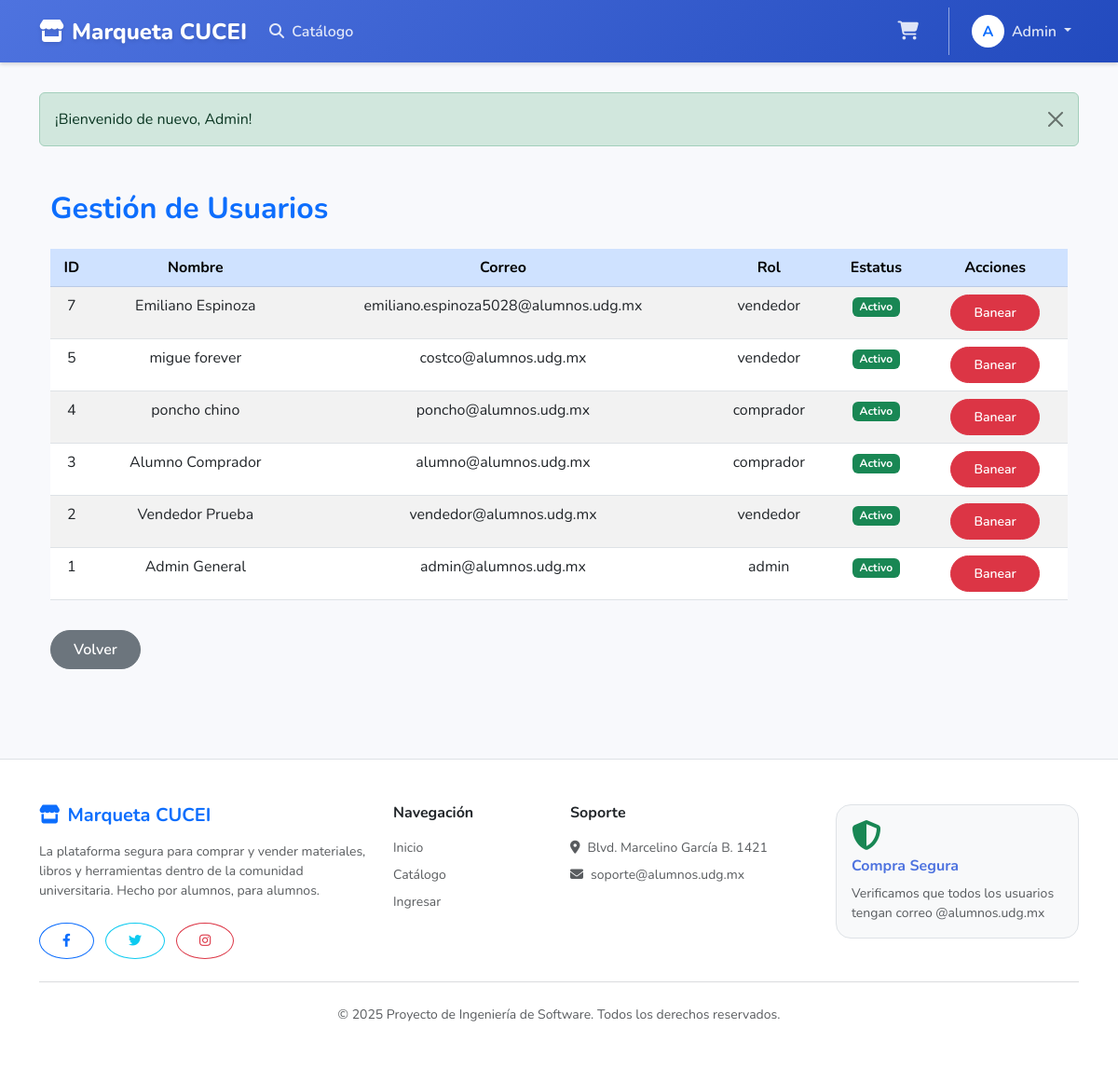
/admin/usuarios.php (signed in), run on the app's committed database.
### tables this page shows
CREATE TABLE `clientes` (
  `id` int(11) NOT NULL,
  `nombre` varchar(100) NOT NULL,
  `apellidos` varchar(100) NOT NULL,
  `correo` varchar(100) NOT NULL,
  `password` varchar(255) NOT NULL,
  `rol` varchar(20) NOT NULL DEFAULT 'comprador',
  `eliminado` tinyint(4) DEFAULT 0
);

### admin/usuarios.php (the view, shortened to what this page needs)
<?php
require_once __DIR__ . '/../includes/header.php';
$stmt = $pdo->query("
    SELECT id, nombre, apellidos, correo, rol, eliminado
    FROM clientes
    ORDER BY id DESC
");
$usuarios = $stmt->fetchAll(PDO::FETCH_ASSOC);
?>
<div class="container my-5">
    <h2 class="fw-bold text-primary mb-4">Gestión de Usuarios</h2>
    <table class="table table-striped text-center">
        <thead class="table-primary">
            <tr>
                <th>ID</th>
                <th>Nombre</th>
                <th>Correo</th>
                <th>Rol</th>
                <th>Estatus</th>
                <th>Acciones</th>
            </tr>
        </thead>
        <tbody>
        <?php foreach ($usuarios as $u): ?>
            <tr>
                <td><?= $u['id']; ?></td>
                <td><?= e($u['nombre'] . ' ' . $u['apellidos']); ?></td>
                <td><?= e($u['correo']); ?></td>
                <td><?= e($u['rol']); ?></td>
                <td>
                    <?php if ($u['eliminado'] == 1): ?>
                        <span class="badge bg-danger">Baneado</span>
                    <?php else: ?>
                        <span class="badge bg-success">Activo</span>
                    <?php endif; ?>
                </td>
                <td>
                    <?php if ($u['eliminado'] == 0): ?>
                        <a href="banear.php?id=<?= $u['id']; ?>" class="btn btn-sm btn-danger">Banear</a>
                    <?php else: ?>
                        <a href="desbanear.php?id=<?= $u['id']; ?>" class="btn btn-sm btn-success">Desbanear</a>
                    <?php endif; ?>
                </td>
            </tr>
        <?php endforeach; ?>
        </tbody>
    </table>
    <a href="dashboard.php" class="btn btn-secondary mt-3">Volver</a>
</div>
<?php require_once __DIR__ . '/../includes/footer.php'; ?>

### assets/css/styles.css (style rules this page uses)
:root { --primary-gradient: linear-gradient(135deg, #4e73df 0%, #224abe 100%); --secondary-gradient: linear-gradient(135deg, #858796 0%, #60616f 100%); --surface-color: #ffffff; --bg-color: #f8f9fc; --text-primary: #5a5c69; --text-heading: #4e73df; --shadow-sm: 0 .125rem .25rem 0 rgba(58,59,69,.2)!important; --shadow-lg: 0 1rem 3rem rgba(0,0,0,.175)!important; --radius-card: 1rem; --radius-btn: 50rem; }
body { background-color: var(--bg-color); font-family: 'Nunito', -apple-system, BlinkMacSystemFont, "Segoe UI", Roboto, "Helvetica Neue", Arial, sans-serif; color: var(--text-primary); display: flex; flex-direction: column; min-height: 100vh; }
h1, h2, h3, h4, h5, h6 { color: #4e73df; font-weight: 700; }
.btn { border-radius: var(--radius-btn); padding: 0.5rem 1.5rem; font-weight: 600; transition: all 0.3s; }

### data on the page
clientes: id "7", nombre+apellidos "Emiliano Espinoza", correo "emiliano.espinoza5028@alumnos.udg.mx", rol "vendedor", eliminado "Activo"
clientes: id "5", nombre+apellidos "migue forever", correo "costco@alumnos.udg.mx", rol "vendedor", eliminado "Activo"
clientes: id "4", nombre+apellidos "poncho chino", correo "poncho@alumnos.udg.mx", rol "comprador", eliminado "Activo"
clientes: id "3", nombre+apellidos "Alumno Comprador", correo "alumno@alumnos.udg.mx", rol "comprador", eliminado "Activo"
clientes: id "2", nombre+apellidos "Vendedor Prueba", correo "vendedor@alumnos.udg.mx", rol "vendedor", eliminado "Activo"
clientes: id "1", nombre+apellidos "Admin General", correo "admin@alumnos.udg.mx", rol "admin", eliminado "Activo"

### other printed values
substr($_SESSION['user_nombre'], 0, 1) "A"
$_SESSION['user_nombre'] "Admin"
$_SESSION['flash']['msg'] "¡Bienvenido de nuevo, Admin!"
